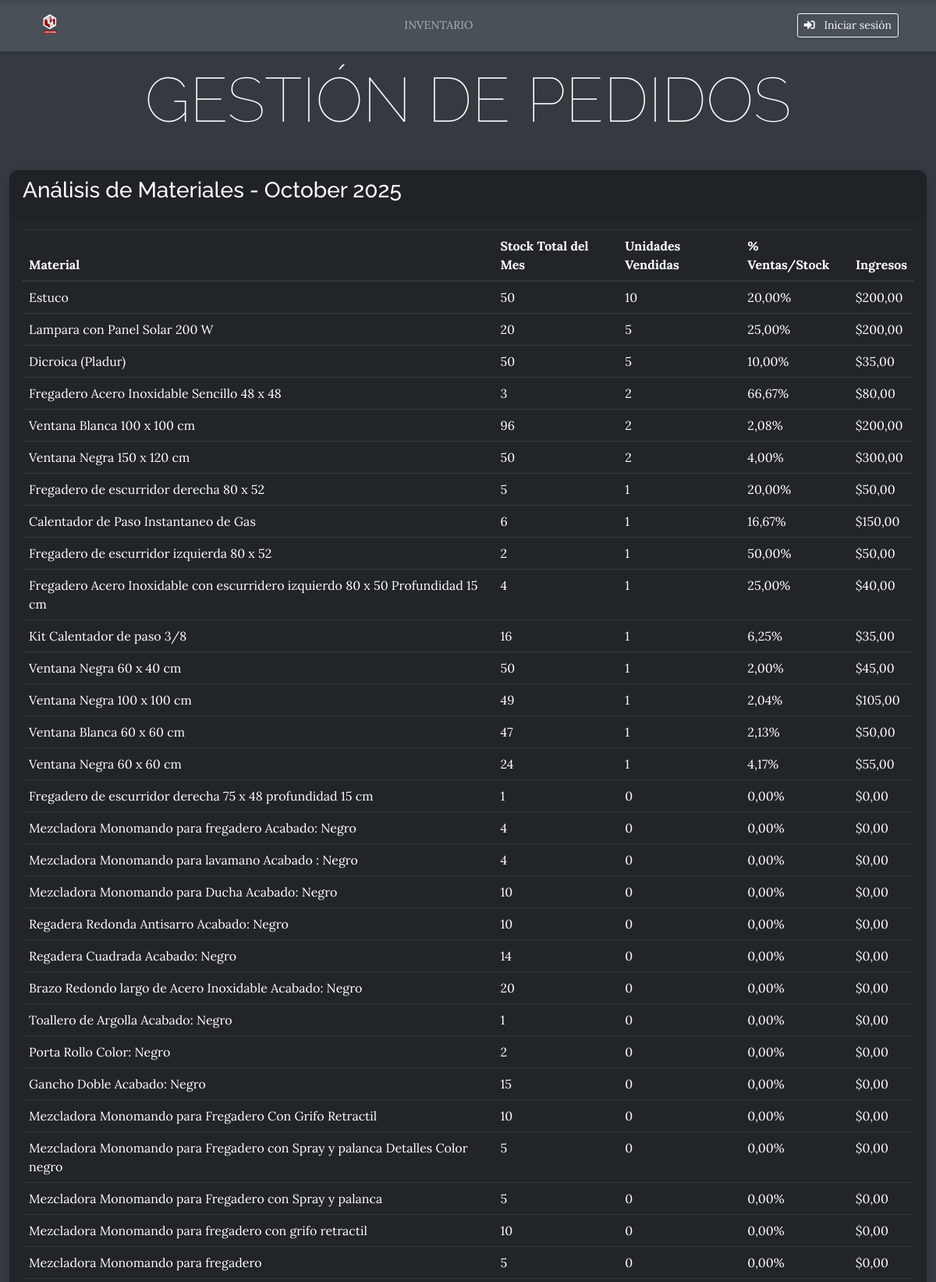
The page /analytics/ (upper part) on the database its author committed.
### inventario/models.py (models this page shows, shortened)
class Material(models.Model):
    nombre = models.CharField(verbose_name='Nombre', max_length=50)
    codigo = models.CharField(verbose_name='Código', max_length=50, unique=True, null=True, blank=True)
    categoria = models.ForeignKey(Categoria, on_delete=models.CASCADE)
    imagen = models.ImageField(verbose_name='Imagen Principal', upload_to='inventario', null=True, blank=True)
    precio = models.FloatField(verbose_name='Precio', max_length=20)
    comision = models.FloatField(verbose_name='Comisión', max_length=20, default=0)
    cantidad = models.IntegerField(verbose_name='Cantidad')
    ficha_tecnica = models.FileField(verbose_name='Ficha técnica', upload_to='fichas_tecnicas', null=True, blank=True)
    created = models.DateTimeField(auto_now_add=True)
    updated = models.DateTimeField(auto_now=True)
    destacado = models.BooleanField(verbose_name='Destacado', default=False, blank=True)
    activo = models.BooleanField(default=True)
    en_oferta = models.BooleanField(verbose_name='En Oferta', default=False)
    precio_oferta = models.FloatField(verbose_name='Precio en Oferta', null=True, blank=True)

### gestorapp/views.py (the view)
# urls.py: path('analytics/', views.analytics_dashboard, name='analytics_dashboard')
def analytics_dashboard(request):
    materiales_por_mes = PedidoDetalle.objects.annotate(
        mes=TruncMonth('pedido__created_at')
    ).filter(
        pedido__estado='efectuado'
    ).values('mes').distinct().order_by('-mes')
    resultados_por_mes = {}
    for periodo in materiales_por_mes:
        mes = periodo['mes']
        materiales_stats = Material.objects.annotate(
            ventas_totales=Sum(
                'pedidodetalle__cantidad',
                filter=Q(
                    pedidodetalle__pedido__estado='efectuado',
                    pedidodetalle__pedido__created_at__month=mes.month,
                    pedidodetalle__pedido__created_at__year=mes.year
                ),
                default=0
            ),
            stock_total=F('cantidad') + F('ventas_totales'),
            ingresos_total=Sum(
                F('pedidodetalle__cantidad') * F('precio'),
                filter=Q(
                    pedidodetalle__pedido__estado='efectuado',
                    pedidodetalle__pedido__created_at__month=mes.month,
                    pedidodetalle__pedido__created_at__year=mes.year
                ),
                default=0
            ),
            porcentaje_ventas=Cast(
                100 * Cast(F('ventas_totales'), FloatField()) /
                Cast(F('stock_total'), FloatField()),
                FloatField()
            )
        ).order_by('-ventas_totales')
        resultados_por_mes[mes.strftime('%B %Y')] = materiales_stats
    context = {
        'resultados_por_mes': resultados_por_mes
    }
    return render(request, 'gestorapp/analytics.html', context)

### carro/context_processor.py (called while the page is built)
def importe_total_carro(request):
    total = 0
    if request.user.is_authenticated:
        for key, value in request.session.get('carro', {}).items():
            total += float(value['precio'])
    else:
        total = 'Inicia sesión para ver el importe total'
    return {'importe_total_carro': total}

### gestorapp/templates/gestorapp/analytics.html
{% extends "gestorapp/base.html" %}
{% load math_filters %}
{% block content %}
<div class="container-fluid mt-4">
    {% for mes, materiales in resultados_por_mes.items %}
    <div class="card bg-dark text-white mb-4">
        <div class="card-header">
            <h3>Análisis de Materiales - {{ mes }}</h3>
        </div>
        <div class="card-body">
            <div class="table-responsive">
                <table class="table table-dark">
                    <thead>
                        <tr>
                            <th>Material</th>
                            <th>Stock Total del Mes</th>
                            <th>Unidades Vendidas</th>
                            <th>% Ventas/Stock</th>
                            <th>Ingresos</th>
                        </tr>
                    </thead>
                    <tbody>
                        {% for material in materiales %}
                        <tr>
                            <td>{{ material.nombre }}</td>
                            <td>{{ material.stock_total }}</td>
                            <td>{{ material.ventas_totales }}</td>
                            <td>{{ material.porcentaje_ventas|default:0|floatformat:2 }}%</td>
                            <td>${{ material.ingresos_total|default:0|floatformat:2 }}</td>
                        </tr>
                        {% endfor %}
                    </tbody>
                </table>
            </div>
        </div>
    </div>
    {% empty %}
    <div class="alert alert-info">
        No hay datos de pedidos para mostrar.
    </div>
    {% endfor %}
</div>
{% endblock %}

### gestorapp/templates/gestorapp/base.html (shortened to what this page needs)
<!DOCTYPE html>
<html lang="es">
<head>
    {% load static %}
    <link href="{% static 'gestorapp/vendor/bootstrap/css/bootstrap.min.css' %}" rel="stylesheet">
    <link href="https://cdn.jsdelivr.net/npm/bootstrap@5.1.3/dist/css/bootstrap.min.css" rel="stylesheet">
    <link rel="stylesheet" href="https://cdnjs.cloudflare.com/ajax/libs/font-awesome/5.15.4/css/all.min.css">
    <link href="{% static 'gestorapp/css/gestion.css' %}" rel="stylesheet">
    <link href="{% static 'gestorapp/css/cards.css' %}" rel="stylesheet">
    <link rel="stylesheet" type="text/css" href="https://cdn.jsdelivr.net/npm/toastify-js/src/toastify.min.css">
</head>
<body>
    <div id="wrapper">
        <h1 class="site-heading text-center text-white d-none d-lg-block">
            <span class="site-heading-lower">Gestión de Pedidos</span>
        </h1>
        <nav class="navbar navbar-expand-lg navbar-dark fixed-top">
            <div class="container">
                <a class="navbar-brand text-uppercase text-expanded font-weight-bold" href="{% url 'home' %}">
                    <img src="{% static 'img/logo.png' %}" alt="Logo" class="navbar-logo me-2">
                </a>
                <div class="collapse navbar-collapse" id="navbarResponsive">
                    <ul class="navbar-nav mx-auto">
                        {% if user.is_authenticated %}
                            {% if user.is_superuser %}
                                <li class="nav-item px-lg-4">
                                    <a class="nav-link text-uppercase text-expanded" href="{% url 'administrar_usuarios' %}">
                                        <i class="fas fa-users-cog me-2"></i>
                                        Gestores
                                    </a>
                                </li>
                                <li class="nav-item {% if request.path == '/' %}active{% endif %} px-lg-4">
                                    <a class="nav-link text-uppercase text-expanded" href="{% url 'home' %}">Inicio</a>
                                </li>
                                <li class="nav-item {% if request.path == '/editar-inventario' %}active{% endif %} px-lg-4">
                                    <a class="nav-link text-uppercase text-expanded" href="{% url 'editar_inventario' %}">
                                        <i class="fas fa-edit me-2"></i>Editar Inventario
                                    </a>
                                </li>
                                <li class="nav-item {% if request.path == '/pedidos/lista' %}active{% endif %} px-lg-4">
                                    <a class="nav-link text-uppercase text-expanded" href="{% url 'pedidos:lista_pedidos' %}">Pedidos</a>
                                </li>
                                <li class="nav-item">
                                    <a class="nav-link" href="{% url 'analytics_dashboard' %}">
                                        <i class="fas fa-chart-bar"></i> Materiales
                                    </a>
                                </li>
                            {% else %}
                                <li class="nav-item {% if request.path == '/' %}active{% endif %} px-lg-4">
                                    <a class="nav-link text-uppercase text-expanded" href="{% url 'home' %}">Inicio</a>
                                </li>
                                <li class="nav-item {% if request.path == '/inventario' %}active{% endif %} px-lg-4">
                                    <a class="nav-link text-uppercase text-expanded" href="{% url 'inventario' %}">Inventario</a>
                                </li>
                                <li class="nav-item {% if '/clientes/' in request.path %}active{% endif %} px-lg-4">
                                    <a class="nav-link text-uppercase text-expanded" href="{% url 'clientes:lista_clientes' %}">
                                        <i class="fas fa-users me-2"></i>Mis Clientes
                                    </a>
                                </li>
                                <li class="nav-item {% if request.path == '/pedidos/lista' %}active{% endif %} px-lg-4">
                                    <a class="nav-link text-uppercase text-expanded" href="{% url 'pedidos:lista_pedidos' %}">Pedidos</a>
                                </li>
                                <li class="nav-item {% if request.path == '/pedidos/estadisticas/' %}active{% endif %} px-lg-4">
                                    <a class="nav-link text-uppercase text-expanded" href="{% url 'pedidos:estadisticas_usuario' %}">
                                        <i class="fas fa-chart-line me-2"></i>Mis Estadísticas
                                    </a>
                                </li>
                            {% endif %}
                        {% else %}
                            <li class="nav-item {% if request.path == '/inventario' %}active{% endif %} px-lg-4">
                                <a class="nav-link text-uppercase text-expanded" href="{% url 'inventario' %}">Inventario</a>
                            </li>
                        {% endif %}
                    </ul>
                    {% if user.is_authenticated %}
                        <div class="d-flex align-items-center gap-3">
                            <span class="text-white">
                                <i class="fas fa-user-circle me-2"></i>
                                Bienvenido, {{ user.first_name|default:user.username }}
                            </span>
                            <a href="{% url 'cerrar_sesion' %}" class="btn btn-outline-light btn-sm">
                                <i class="fas fa-sign-out-alt me-2"></i>
                                Cerrar sesión
                            </a>
                        </div>
                    {% else %}
                        <div class="d-flex">
                            <a href="{% url 'Logear' %}" class="btn btn-outline-light btn-sm">
                                <i class="fas fa-sign-in-alt me-2"></i>
                                Iniciar sesión
                            </a>
                        </div>
                    {% endif %}
                </div>
            </div>
        </nav>
        {% block content %}
        {% endblock %}
    </div>
</body>
</html>

### gestorapp/static/gestorapp/css/gestion.css (style rules this page uses)
body { font-family: 'Lora'; background-color: #343a40 !important; color: #1a1414; min-height: 100vh; padding-top: 76px; }
html { height: 100%; background-color: #343a40; }
.container, .container-fluid { background-color: transparent; }
.card { background-color: rgba(255, 255, 255, 0.1); backdrop-filter: blur(10px); }
h1, h2, h3, h4, h5, h6 { font-family: 'Raleway'; }
.site-heading { margin-top: 5rem; margin-bottom: 5rem; text-transform: uppercase; line-height: 1; font-family: 'Raleway'; }
.site-heading .site-heading-lower { font-size: 5rem; font-weight: 100; line-height: 4rem; }
.btn { box-shadow: 0px 3px 3px 0px rgba(33, 37, 41, 0.1); }
.navbar { box-shadow: 0 2px 4px rgba(0,0,0,0.1); }

### gestorapp/static/gestorapp/css/cards.css (style rules this page uses)
.card { height: 100%; border-radius: 12px; box-shadow: 0 3px 10px rgba(0,0,0,0.1); transition: transform 0.2s ease; background: white; position: relative; margin: 0; width: 100%; }
.card-body { height: auto; padding: 1rem; display: flex; flex-direction: column; }

### gestorapp/templates/gestorapp/base.html (style rules this page uses)
html, body { background-color: #343a40 !important; min-height: 100vh; margin: 0; padding: 0; color: #fff; }
#wrapper { min-height: 100vh; background-color: #343a40; display: flex; flex-direction: column; padding-top: 80px; }
.navbar { background-color: #495057 !important; box-shadow: 0 2px 4px rgba(0,0,0,0.2); padding: 0.5rem 1rem; }
.navbar-nav { display: flex; align-items: center; gap: 1rem; }
.nav-item { white-space: nowrap; }
.nav-link { padding: 0.5rem 1rem !important; font-size: 0.9rem; transition: color 0.2s ease; }
@media (min-width: 992px) { .navbar-nav { gap: 0.5rem; } }
@media (min-width: 992px) { .nav-item { margin: 0 0.25rem; } }
@media (min-width: 992px) { .nav-link { padding: 0.5rem 0.75rem !important; } }
@media (min-width: 992px) { .navbar .container { max-width: 1400px; padding: 0 2rem; } }
.navbar-logo { height: 40px; width: auto; object-fit: contain; border-radius: 4px; transition: transform 0.2s ease; }
.card { background-color: #212529 !important; }
.site-heading { margin-top: 1rem; margin-bottom: 2rem; }

### rows shown on the page
Material: nombre "Estuco", stock_total "50", ventas_totales "10", porcentaje_ventas "20,00", ingresos_total "200,00"
Material: nombre "Lampara con Panel Solar 200 W", stock_total "20", ventas_totales "5", porcentaje_ventas "25,00", ingresos_total "200,00"
Material: nombre "Dicroica (Pladur)", stock_total "50", ventas_totales "5", porcentaje_ventas "10,00", ingresos_total "35,00"
Material: nombre "Fregadero Acero Inoxidable Sencillo 48 x 48", stock_total "3", ventas_totales "2", porcentaje_ventas "66,67", ingresos_total "80,00"
Material: nombre "Ventana Blanca 100 x 100 cm", stock_total "96", ventas_totales "2", porcentaje_ventas "2,08", ingresos_total "200,00"
Material: nombre "Ventana Negra 150 x 120 cm", stock_total "50", ventas_totales "2", porcentaje_ventas "4,00", ingresos_total "300,00"
Material: nombre "Fregadero de escurridor derecha 80 x 52", stock_total "5", ventas_totales "1", porcentaje_ventas "20,00", ingresos_total "50,00"
Material: nombre "Calentador de Paso Instantaneo de Gas", stock_total "6", ventas_totales "1", porcentaje_ventas "16,67", ingresos_total "150,00"
Material: nombre "Fregadero de escurridor izquierda 80 x 52", stock_total "2", ventas_totales "1", porcentaje_ventas "50,00", ingresos_total "50,00"
Material: nombre "Fregadero Acero Inoxidable con escurridero izquierdo 80 x 50 Profundidad 15 cm", stock_total "4", ventas_totales "1", porcentaje_ventas "25,00", ingresos_total "40,00"
Material: nombre "Kit Calentador de paso 3/8", stock_total "16", ventas_totales "1", porcentaje_ventas "6,25", ingresos_total "35,00"
Material: nombre "Ventana Negra 60 x 40 cm", stock_total "50", ventas_totales "1", porcentaje_ventas "2,00", ingresos_total "45,00"
Material: nombre "Ventana Negra 100 x 100 cm", stock_total "49", ventas_totales "1", porcentaje_ventas "2,04", ingresos_total "105,00"
Material: nombre "Ventana Blanca 60 x 60 cm", stock_total "47", ventas_totales "1", porcentaje_ventas "2,13", ingresos_total "50,00"
Material: nombre "Ventana Negra 60 x 60 cm", stock_total "24", ventas_totales "1", porcentaje_ventas "4,17", ingresos_total "55,00"
Material: nombre "Fregadero de escurridor derecha 75 x 48 profundidad 15 cm", stock_total "1", ventas_totales "0", porcentaje_ventas "0,00", ingresos_total "0,00"
Material: nombre "Mezcladora Monomando para fregadero Acabado: Negro", stock_total "4", ventas_totales "0", porcentaje_ventas "0,00", ingresos_total "0,00"
Material: nombre "Mezcladora Monomando para lavamano Acabado : Negro", stock_total "4", ventas_totales "0", porcentaje_ventas "0,00", ingresos_total "0,00"
Material: nombre "Mezcladora Monomando para Ducha Acabado: Negro", stock_total "10", ventas_totales "0", porcentaje_ventas "0,00", ingresos_total "0,00"
Material: nombre "Regadera Redonda Antisarro Acabado: Negro", stock_total "10", ventas_totales "0", porcentaje_ventas "0,00", ingresos_total "0,00"
Material: nombre "Regadera Cuadrada Acabado: Negro", stock_total "14", ventas_totales "0", porcentaje_ventas "0,00", ingresos_total "0,00"
Material: nombre "Brazo Redondo largo de Acero Inoxidable Acabado: Negro", stock_total "20", ventas_totales "0", porcentaje_ventas "0,00", ingresos_total "0,00"
Material: nombre "Toallero de Argolla Acabado: Negro", stock_total "1", ventas_totales "0", porcentaje_ventas "0,00", ingresos_total "0,00"
Material: nombre "Porta Rollo Color: Negro", stock_total "2", ventas_totales "0", porcentaje_ventas "0,00", ingresos_total "0,00"
Material: nombre "Gancho Doble Acabado: Negro", stock_total "15", ventas_totales "0", porcentaje_ventas "0,00", ingresos_total "0,00"
Material: nombre "Mezcladora Monomando para Fregadero Con Grifo Retractil", stock_total "10", ventas_totales "0", porcentaje_ventas "0,00", ingresos_total "0,00"
Material: nombre "Mezcladora Monomando para Fregadero con Spray y palanca Detalles Color negro", stock_total "5", ventas_totales "0", porcentaje_ventas "0,00", ingresos_total "0,00"
Material: nombre "Mezcladora Monomando para Fregadero con Spray y palanca", stock_total "5", ventas_totales "0", porcentaje_ventas "0,00", ingresos_total "0,00"
Material: nombre "Mezcladora Monomando para fregadero con grifo retractil", stock_total "10", ventas_totales "0", porcentaje_ventas "0,00", ingresos_total "0,00"
Material: nombre "Mezcladora Monomando para fregadero", stock_total "5", ventas_totales "0", porcentaje_ventas "0,00", ingresos_total "0,00"

### other values the page prints
{{ mes }} "October 2025"
